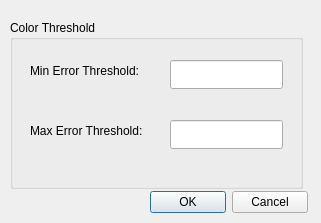
<?xml version="1.0" encoding="UTF-8"?>
<ui version="4.0">
 <class>color_scalar_input</class>
 <widget class="QDialog" name="color_scalar_input">
  <property name="geometry">
   <rect>
    <x>0</x>
    <y>0</y>
    <width>321</width>
    <height>223</height>
   </rect>
  </property>
  <property name="maximumSize">
   <size>
    <width>321</width>
    <height>239</height>
   </size>
  </property>
  <property name="windowTitle">
   <string>Dialog</string>
  </property>
  <widget class="QGroupBox" name="group_box_1">
   <property name="geometry">
    <rect>
     <x>10</x>
     <y>20</y>
     <width>293</width>
     <height>169</height>
    </rect>
   </property>
   <property name="title">
    <string>Color Threshold</string>
   </property>
   <widget class="QLabel" name="label">
    <property name="geometry">
     <rect>
      <x>20</x>
      <y>100</y>
      <width>121</width>
      <height>21</height>
     </rect>
    </property>
    <property name="text">
     <string>Max Error Threshold:</string>
    </property>
   </widget>
   <widget class="QLineEdit" name="color_scalar_text">
    <property name="geometry">
     <rect>
      <x>160</x>
      <y>100</y>
      <width>113</width>
      <height>29</height>
     </rect>
    </property>
   </widget>
   <widget class="QLabel" name="label_2">
    <property name="geometry">
     <rect>
      <x>20</x>
      <y>40</y>
      <width>121</width>
      <height>21</height>
     </rect>
    </property>
    <property name="text">
     <string>Min Error Threshold:</string>
    </property>
   </widget>
   <widget class="QLineEdit" name="min_threshold_text">
    <property name="geometry">
     <rect>
      <x>160</x>
      <y>40</y>
      <width>113</width>
      <height>29</height>
     </rect>
    </property>
   </widget>
  </widget>
  <widget class="QWidget" name="layoutWidget">
   <property name="geometry">
    <rect>
     <x>150</x>
     <y>190</y>
     <width>158</width>
     <height>25</height>
    </rect>
   </property>
   <layout class="QHBoxLayout" name="horizontalLayout">
    <item>
     <widget class="QPushButton" name="ok_btn_action">
      <property name="text">
       <string>OK</string>
      </property>
     </widget>
    </item>
    <item>
     <widget class="QPushButton" name="cancel_btn_action">
      <property name="text">
       <string>Cancel</string>
      </property>
     </widget>
    </item>
   </layout>
  </widget>
 </widget>
 <resources/>
 <connections/>
</ui>
